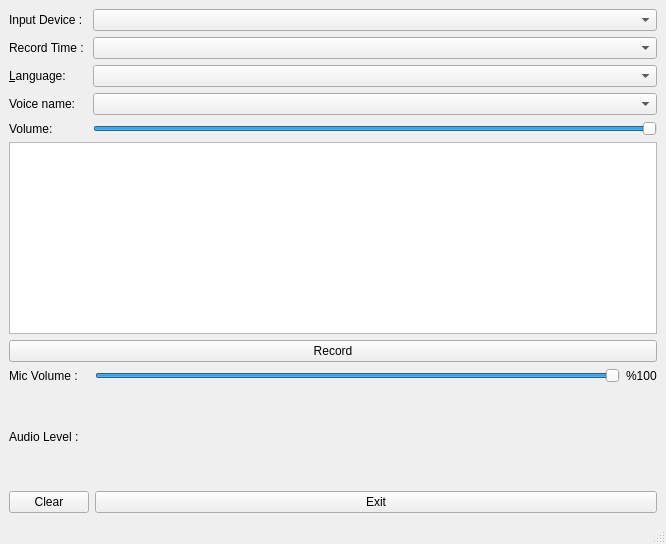
<?xml version="1.0" encoding="UTF-8"?>
<ui version="4.0">
 <class>Ai</class>
 <widget class="QMainWindow" name="Ai">
  <property name="geometry">
   <rect>
    <x>0</x>
    <y>0</y>
    <width>666</width>
    <height>544</height>
   </rect>
  </property>
  <property name="windowTitle">
   <string>Ai</string>
  </property>
  <widget class="QWidget" name="centralwidget">
   <layout class="QGridLayout" name="gridLayout_3">
    <item row="0" column="0">
     <layout class="QGridLayout" name="gridLayout_2">
      <item row="2" column="1">
       <widget class="QComboBox" name="language">
        <property name="sizePolicy">
         <sizepolicy hsizetype="Expanding" vsizetype="Fixed">
          <horstretch>0</horstretch>
          <verstretch>0</verstretch>
         </sizepolicy>
        </property>
       </widget>
      </item>
      <item row="1" column="0">
       <widget class="QLabel" name="labelRecordTime">
        <property name="text">
         <string>Record Time : </string>
        </property>
       </widget>
      </item>
      <item row="0" column="0">
       <widget class="QLabel" name="labelInputDevice">
        <property name="text">
         <string>Input Device : </string>
        </property>
       </widget>
      </item>
      <item row="3" column="0">
       <widget class="QLabel" name="labelVoice">
        <property name="text">
         <string>Voice name:</string>
        </property>
        <property name="alignment">
         <set>Qt::AlignLeading|Qt::AlignLeft|Qt::AlignVCenter</set>
        </property>
       </widget>
      </item>
      <item row="0" column="1">
       <widget class="QComboBox" name="audioDeviceBox"/>
      </item>
      <item row="2" column="0">
       <widget class="QLabel" name="labelLanguage">
        <property name="sizePolicy">
         <sizepolicy hsizetype="Minimum" vsizetype="Preferred">
          <horstretch>0</horstretch>
          <verstretch>0</verstretch>
         </sizepolicy>
        </property>
        <property name="layoutDirection">
         <enum>Qt::LeftToRight</enum>
        </property>
        <property name="text">
         <string>&amp;Language:</string>
        </property>
        <property name="alignment">
         <set>Qt::AlignLeading|Qt::AlignLeft|Qt::AlignVCenter</set>
        </property>
        <property name="buddy">
         <cstring>language</cstring>
        </property>
       </widget>
      </item>
      <item row="1" column="1">
       <widget class="QComboBox" name="recordTimeBox"/>
      </item>
      <item row="3" column="1">
       <widget class="QComboBox" name="voice"/>
      </item>
      <item row="4" column="0">
       <widget class="QLabel" name="labelVolume">
        <property name="sizePolicy">
         <sizepolicy hsizetype="Minimum" vsizetype="Preferred">
          <horstretch>0</horstretch>
          <verstretch>0</verstretch>
         </sizepolicy>
        </property>
        <property name="text">
         <string>Volume:</string>
        </property>
        <property name="alignment">
         <set>Qt::AlignLeading|Qt::AlignLeft|Qt::AlignVCenter</set>
        </property>
       </widget>
      </item>
      <item row="4" column="1">
       <widget class="QSlider" name="volume">
        <property name="maximum">
         <number>100</number>
        </property>
        <property name="singleStep">
         <number>5</number>
        </property>
        <property name="pageStep">
         <number>20</number>
        </property>
        <property name="value">
         <number>100</number>
        </property>
        <property name="sliderPosition">
         <number>100</number>
        </property>
        <property name="orientation">
         <enum>Qt::Horizontal</enum>
        </property>
       </widget>
      </item>
     </layout>
    </item>
    <item row="1" column="0">
     <widget class="QTextBrowser" name="textTerminal">
      <property name="sizePolicy">
       <sizepolicy hsizetype="Preferred" vsizetype="Preferred">
        <horstretch>0</horstretch>
        <verstretch>0</verstretch>
       </sizepolicy>
      </property>
      <property name="minimumSize">
       <size>
        <width>0</width>
        <height>0</height>
       </size>
      </property>
     </widget>
    </item>
    <item row="2" column="0">
     <layout class="QGridLayout" name="gridLayout">
      <item row="0" column="0" colspan="3">
       <widget class="QPushButton" name="recordButton">
        <property name="text">
         <string>Record</string>
        </property>
       </widget>
      </item>
      <item row="4" column="0">
       <widget class="QPushButton" name="clearButton">
        <property name="text">
         <string>Clear</string>
        </property>
       </widget>
      </item>
      <item row="1" column="0">
       <widget class="QLabel" name="labelMicVolume">
        <property name="text">
         <string>Mic Volume : </string>
        </property>
       </widget>
      </item>
      <item row="1" column="1">
       <widget class="QSlider" name="micVolumeSlider">
        <property name="maximum">
         <number>100</number>
        </property>
        <property name="value">
         <number>100</number>
        </property>
        <property name="orientation">
         <enum>Qt::Horizontal</enum>
        </property>
       </widget>
      </item>
      <item row="1" column="2">
       <widget class="QLabel" name="labelMicLevelInfo">
        <property name="text">
         <string>%100</string>
        </property>
       </widget>
      </item>
      <item row="3" column="1" colspan="2">
       <layout class="QVBoxLayout" name="levelsLayout">
        <property name="spacing">
         <number>-1</number>
        </property>
        <property name="sizeConstraint">
         <enum>QLayout::SetFixedSize</enum>
        </property>
       </layout>
      </item>
      <item row="3" column="0">
       <widget class="QLabel" name="labelAudioLevel">
        <property name="text">
         <string>Audio Level : </string>
        </property>
       </widget>
      </item>
      <item row="4" column="1" colspan="2">
       <widget class="QPushButton" name="exitButton">
        <property name="enabled">
         <bool>true</bool>
        </property>
        <property name="text">
         <string>Exit</string>
        </property>
       </widget>
      </item>
     </layout>
    </item>
   </layout>
  </widget>
  <widget class="QStatusBar" name="statusbar"/>
 </widget>
 <resources/>
 <connections/>
</ui>
